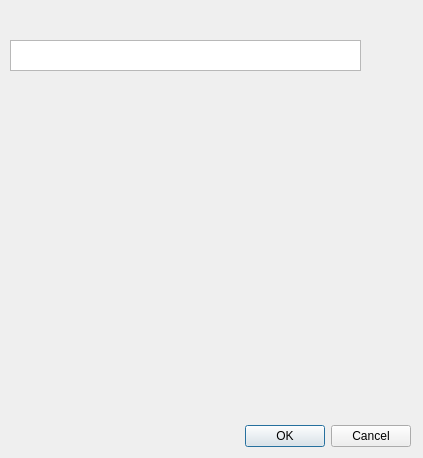
<?xml version="1.0" encoding="UTF-8"?>
<ui version="4.0">
 <class>Dialog</class>
 <widget class="QDialog" name="Dialog">
  <property name="geometry">
   <rect>
    <x>0</x>
    <y>0</y>
    <width>423</width>
    <height>458</height>
   </rect>
  </property>
  <property name="windowTitle">
   <string>Dialog</string>
  </property>
  <widget class="QDialogButtonBox" name="buttonBox">
   <property name="geometry">
    <rect>
     <x>70</x>
     <y>420</y>
     <width>341</width>
     <height>32</height>
    </rect>
   </property>
   <property name="orientation">
    <enum>Qt::Horizontal</enum>
   </property>
   <property name="standardButtons">
    <set>QDialogButtonBox::Cancel|QDialogButtonBox::Ok</set>
   </property>
  </widget>
  <widget class="QTextEdit" name="textEdit">
   <property name="geometry">
    <rect>
     <x>10</x>
     <y>40</y>
     <width>351</width>
     <height>31</height>
    </rect>
   </property>
  </widget>
 </widget>
 <resources/>
 <connections>
  <connection>
   <sender>buttonBox</sender>
   <signal>accepted()</signal>
   <receiver>Dialog</receiver>
   <slot>accept()</slot>
   <hints>
    <hint type="sourcelabel">
     <x>248</x>
     <y>254</y>
    </hint>
    <hint type="destinationlabel">
     <x>157</x>
     <y>274</y>
    </hint>
   </hints>
  </connection>
  <connection>
   <sender>buttonBox</sender>
   <signal>rejected()</signal>
   <receiver>Dialog</receiver>
   <slot>reject()</slot>
   <hints>
    <hint type="sourcelabel">
     <x>316</x>
     <y>260</y>
    </hint>
    <hint type="destinationlabel">
     <x>286</x>
     <y>274</y>
    </hint>
   </hints>
  </connection>
 </connections>
</ui>
